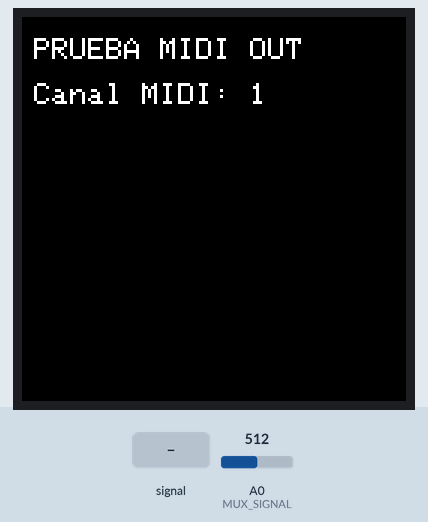
This sketch was run on a simulated Arduino Uno, built with avr-gcc and run on an emulated ATmega328P. On the bench: 128×128 colour display. The test bench sets the inputs (shaded band); at power-on: A0 (MUX_SIGNAL) = 512. MIDI output is not drawn.

Above: at 1.3 s.
1.4 s: A0 (MUX_SIGNAL) fed a 200 Hz sine of ±81 counts around its level
At 1.62 s:
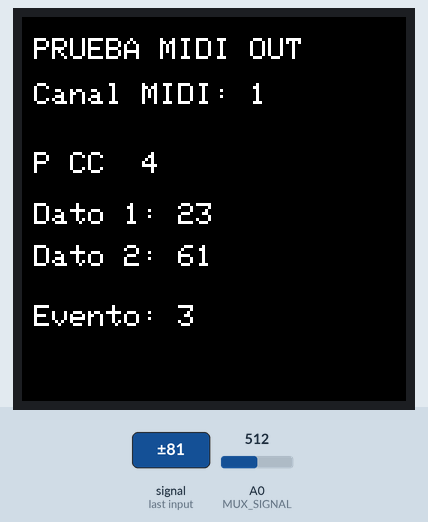
3.9 s: A0 (MUX_SIGNAL) set to 716
At 5.0 s:
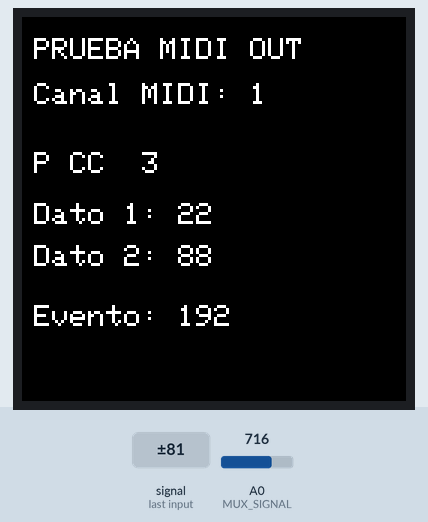
5.9 s: A0 (MUX_SIGNAL) set to 900
At 7.1 s:
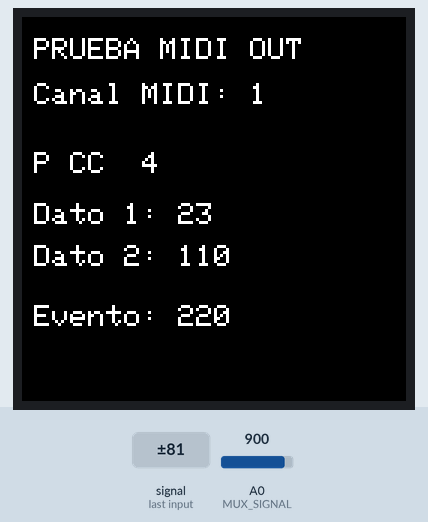
7.7 s: A0 (MUX_SIGNAL) set to 511
At 9.0 s:
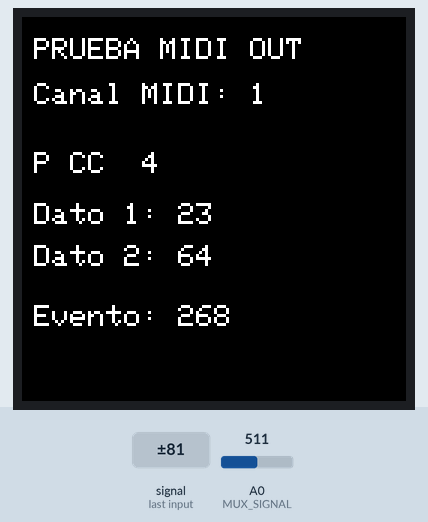
9.5 s: A0 (MUX_SIGNAL) fed a 1000 Hz sine of ±255 counts around its level
At 10.08 s:
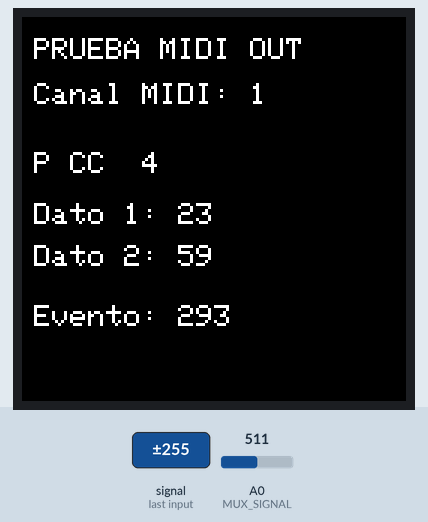
Timing chart, 0 to 12.0 s (numbered marks = the images above; inputs shaded):
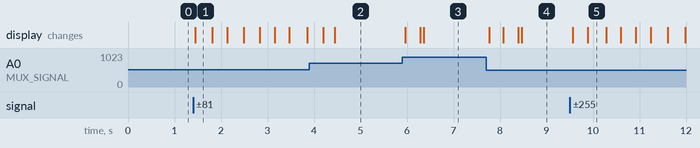

Measured:
- after the input at 1.4 s, the display: changes after 0.05 s (image 1)
- after the input at 5.9 s, the display: first changes after 0.06 s (image 3 shows a later state)
- after the input at 7.7 s, the display: first changes after 0.06 s (image 4 shows a later state)
- after the input at 9.5 s, the display: first changes after 0.06 s (image 5 shows a later state)

The sketch:

midi_output_test.ino
```cpp
#include <SPI.h>
#include <Adafruit_GFX.h>
#include <TFT_ILI9163C.h>
#include <MIDI.h>

#ifndef BLUE
#define BLUE 0x001F
#endif
#ifndef RED
#define RED 0xF800
#endif

constexpr byte TFT_DC = 10, TFT_CS = 9, TFT_RST = 12;
constexpr byte MUX_SELECT_PINS[4] = {5, 4, 3, 2};
constexpr byte MUX_SIGNAL = A0;

constexpr byte BUTTON_CHANNEL[12] = {0, 12, 6, 9, 8, 2, 14, 5, 4, 10, 1, 13};
constexpr byte POT_CHANNEL[4] = {3, 11, 7, 15};
constexpr byte NOTES[12] = {60, 61, 62, 63, 64, 65, 66, 67, 68, 69, 70, 71};
constexpr byte POT_CC[4] = {20, 21, 22, 23};

constexpr byte MIDI_CHANNEL = 1;
constexpr byte NOTE_VELOCITY = 127;
constexpr int BUTTON_THRESHOLD = 512;
constexpr byte POT_MIDI_THRESHOLD = 2;
constexpr unsigned long DEBOUNCE_MS = 25;

TFT_ILI9163C tft(TFT_DC, TFT_CS, TFT_RST);
MIDI_CREATE_DEFAULT_INSTANCE();

bool rawButtonState[12];
bool stableButtonState[12];
unsigned long lastButtonChange[12];
int filteredPotValue[4];
byte lastPotMidiValue[4];
unsigned long eventCounter = 0;

void selectMuxChannel(byte channel) {
  for (byte bit = 0; bit < 4; ++bit) {
    digitalWrite(MUX_SELECT_PINS[bit], bitRead(channel, bit));
  }
  delayMicroseconds(8);
}

int readMux(byte channel) {
  selectMuxChannel(channel);
  analogRead(MUX_SIGNAL);
  return analogRead(MUX_SIGNAL);
}

void showEvent(const __FlashStringHelper* type, byte control, byte data1, byte data2) {
  ++eventCounter;
  tft.fillRect(0, 42, 128, 78, BLACK);
  tft.setTextColor(WHITE);
  tft.setTextSize(1);
  tft.setCursor(4, 45);
  tft.print(type);
  tft.print(control);
  tft.setCursor(4, 62);
  tft.print(F("Dato 1: "));
  tft.print(data1);
  tft.setCursor(4, 76);
  tft.print(F("Dato 2: "));
  tft.print(data2);
  tft.setCursor(4, 96);
  tft.print(F("Evento: "));
  tft.print(eventCounter);
}

void sendButtonEvent(byte button, bool pressed) {
  if (pressed) {
    MIDI.sendNoteOn(NOTES[button], NOTE_VELOCITY, MIDI_CHANNEL);
    showEvent(F("B ON  "), button + 1, NOTES[button], NOTE_VELOCITY);
  } else {
    MIDI.sendNoteOff(NOTES[button], 0, MIDI_CHANNEL);
    showEvent(F("B OFF "), button + 1, NOTES[button], 0);
  }
}

void updateButtons() {
  const unsigned long now = millis();
  for (byte button = 0; button < 12; ++button) {
    const bool pressed = readMux(BUTTON_CHANNEL[button]) < BUTTON_THRESHOLD;

    if (pressed != rawButtonState[button]) {
      rawButtonState[button] = pressed;
      lastButtonChange[button] = now;
    }

    if (pressed != stableButtonState[button] &&
        now - lastButtonChange[button] >= DEBOUNCE_MS) {
      stableButtonState[button] = pressed;
      sendButtonEvent(button, pressed);
    }
  }
}

void updatePots() {
  for (byte pot = 0; pot < 4; ++pot) {
    const int raw = readMux(POT_CHANNEL[pot]);
    filteredPotValue[pot] = (filteredPotValue[pot] * 3L + raw) / 4L;
    const byte midiValue = map(filteredPotValue[pot], 0, 1023, 0, 127);

    if (abs((int)midiValue - (int)lastPotMidiValue[pot]) >= POT_MIDI_THRESHOLD) {
      lastPotMidiValue[pot] = midiValue;
      MIDI.sendControlChange(POT_CC[pot], midiValue, MIDI_CHANNEL);
      showEvent(F("P CC  "), pot + 1, POT_CC[pot], midiValue);
    }
  }
}

void setup() {
  for (byte bit = 0; bit < 4; ++bit) pinMode(MUX_SELECT_PINS[bit], OUTPUT);
  pinMode(MUX_SIGNAL, INPUT);

  tft.begin();
  tft.setRotation(2);
  tft.fillScreen(BLACK);
  tft.setTextColor(WHITE);
  tft.setTextSize(1);
  tft.setCursor(4, 7);
  tft.println(F("PRUEBA MIDI OUT"));
  tft.setCursor(4, 22);
  tft.println(F("Canal MIDI: 1"));

  for (byte button = 0; button < 12; ++button) {
    const bool pressed = readMux(BUTTON_CHANNEL[button]) < BUTTON_THRESHOLD;
    rawButtonState[button] = pressed;
    stableButtonState[button] = pressed;
    lastButtonChange[button] = 0;
  }

  for (byte pot = 0; pot < 4; ++pot) {
    filteredPotValue[pot] = readMux(POT_CHANNEL[pot]);
    lastPotMidiValue[pot] = map(filteredPotValue[pot], 0, 1023, 0, 127);
  }

  // Configura TX a la velocidad MIDI estandar de 31250 bit/s.
  MIDI.begin(MIDI_CHANNEL_OFF);
}

void loop() {
  updateButtons();
  updatePots();
}
```
